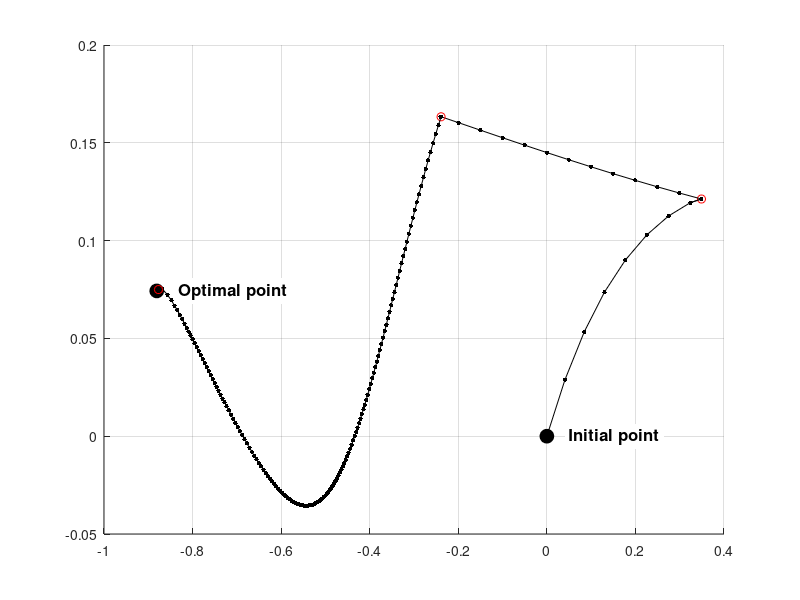

MATLAB code to generate this figure:
%%%
% MPC-425, Exercise 2
%%%


function ex2

clc;
clear;
close all;

% Problem:
%  min  0.5 * z' * prob.H * z + prob.q' * z
%  s.t. prob.G * z <= prob.d

%% Choose problem parameters
dim   = 2; % Number of optimization variables
speed = 'slow'; % set to 'fast' for fast convergence, and 'slow' to see what's going on
seed  = ceil(100*rand); % Set to any integer to choose the randomly generated problem

[prob,opt] = setupEx2(dim, speed, seed);

% Change this parameter for exercise 2
 opt.mu      = 5e-3;


%%%%%%%%%%%%%%%%%%% THE BARRIER METHOD %%%%%%%%%%%%%%%%%%%
%%%%%%%%%%%%%%%%%%% THE BARRIER METHOD %%%%%%%%%%%%%%%%%%%

% Initialize
kappa = opt.kappa0;
z     = prob.z0;
zprev = z;

% Outer loop
stats.outerIterations = 0;
stats.innerIterations = 0;
tic
while kappa > opt.epsilon % Stop once the barrier term is small
  stats.outerIterations = stats.outerIterations + 1;
  
  % Inner loop (centering step)
  while 1
    stats.innerIterations = stats.innerIterations + 1;
    if any(prob.d-prob.G*z < 0), error('Current point z is not feasible'); end

    %vvvvvvvvvvvvvvvv YOUR CODE HERE vvvvvvvvvvvvvvvvvvv

    % Compute search direction 
    
    % Computing matrix sum(1/(di-giz)2*gi.Tgi)
    sum1 = (repmat(1./(prob.d-prob.G*z).^2, 1, size(z, 1)).*prob.G)'*prob.G;
    
    
    % Computing vector sum(1/(di-giz)*gi.T)
    sum2 = sum((repmat(1./(prob.d-prob.G*z), 1, size(z, 1)).*prob.G), 1)';
    
    % Solving fullHessian*Dz = -fullGrad
    fullHessian = prob.H + kappa*sum1;
    fullGrad = prob.H*z+prob.q+kappa*sum2;
    Dz = -linsolve(fullHessian,fullGrad);

    %^^^^^^^^^^^^^^^^ YOUR CODE HERE ^^^^^^^^^^^^^^^^^^^

    if dim == 2, plot([z(1);zprev(1)],[z(2);zprev(2)],'k.-','markersize',10); drawnow; end

    t = 1;

    % Reduce t until z+t*Dz is feasible
    % (Backtrack for feasibility)
    % Use opt.beta / opt.alpha as the backtracking parameters

    while t > opt.epsilon && any(prob.G*(z+t*Dz) > prob.d)
      t = opt.beta*t;
    end

    % Reduce t to minimize f(z+t*Dz)
    % Use opt.beta / opt.alpha as the backtracking parameters

    while t > opt.epsilon
      fup   = prob.f(z+t*Dz) + kappa * prob.phi(z+t*Dz); 
      df    = prob.gradF(z)  + kappa * prob.gradPhi(z);
      fdown = prob.f(z)      + kappa * prob.phi(z) + opt.alpha*t*df'*Dz;

      if fup < fdown, break; end
      t=opt.beta*t;
    end

    % Termination condition
    % We stop if we're no longer making any progress, either because the
    % step size t is very small, or the size of the gradient is very small
    if t < opt.epsilon || norm(Dz) < opt.epsilon, break; end
    
    % Slow down convergence so we can see what's going on
    if opt.slow, t = min([t t/(20*norm(Dz)) ]); end
    
    % Take step
    zprev = z;
    z = z + t*Dz;
  end

  if dim == 2, plot(z(1),z(2),'ro'); drawnow; end

  % Decrease barrier parameter
  kappa = kappa * opt.mu;
end
stats.solveTime = toc;

%%%%%%%%%%%%%%%%%%% THE BARRIER METHOD %%%%%%%%%%%%%%%%%%%
%%%%%%%%%%%%%%%%%%% THE BARRIER METHOD %%%%%%%%%%%%%%%%%%%

%%
% Solve the optimization problem and compare
tic
[zopt,fval,flag] = quadprog(prob.H,prob.q,prob.G,prob.d);
stats.quadprogSolveTime = toc;
if flag ~= 1, error('Could not solve optimization problem'); end

fprintf('---------------------\n');
fprintf('Your optimal cost: %f\n', prob.f(z));
fprintf('True optimal cost: %f\n', fval);
fprintf('Error = %f\n\n', abs(prob.f(z) - fval));


if dim==2
  fprintf('---------------------\n');
  fprintf('Your optimal solution: [%.3f %.3f]\n', z(1), z(2));
  fprintf('True optimal solution: [%.3f %.3f]\n', zopt(1), zopt(2));
  fprintf('Norm of error = %f\n\n', norm(z-zopt));
end

fprintf('---------------------\n');
fprintf('Solution statistics:\n');
fprintf('  Number of outer iterations:         %i\n', stats.outerIterations);
fprintf('  Total number of inner iterations: %.2f\n', stats.innerIterations);
fprintf('  Solve time:                         %.2f seconds\n', stats.solveTime);
fprintf('  Matlab solve time:                  %.2f seconds\n', stats.quadprogSolveTime);


end

function [prob, opt] = setupEx2(dim, speed, seed)
%
% Setup a random quadratic program
%

%% Create a random quadratic program with dim variables
prob = randomQP(dim, seed);

%% Plot the problem
if dim == 2
  plotOptimization(prob);
end

%% Barrier method parameters
% Select 'true' for slow convergence, so you can see the central path.
% Select 'false' for standard, fast convergence
opt = setBarrierParameters(strncmp(speed, 'slow', 1));

end

%% Set the optimization parameters
function opt = setBarrierParameters(isSlow)
if isSlow
  % Use these parameters for "slow" convergence, so you can see the central path
  opt.kappa0  = 100;   % Initial value of barrier parameter
  opt.alpha   = 0.02;  % Line search parameters
  opt.beta    = 0.9;
  opt.mu      = 0.8;   % Decrease rate for barrier parameter
  opt.epsilon = 1e-3;  % Optimality tolerance
  opt.slow    = true;
else
  % Use these parameters for "fast" convergence, to solve the optimization problem
  opt.kappa0  = 1;
  opt.alpha   = 0.02;
  opt.beta    = 0.7;
  opt.mu      = 1e-2;
  opt.epsilon = 1e-8;
  opt.slow    = false;
end
end

%% Plot the optimization problem (if it is 2D)
function plotOptimization(prob)
if prob.dim ~= 2
  fprintf('Can only plot two dimensional optimization problems\n');
  return
end
clf; hold on; grid on;
try
  plot(polytope(prob.G,prob.d),struct('shade',0,'linewidth',3))
  %plotPolyLine(polytope(prob.G,prob.d),'k',3);
  
  %[X,Y] = gridPolytope(polytope(prob.G,prob.d),50);
  [B,l,u]=bounding_box(polytope(prob.G,prob.d));
  [X,Y] = meshgrid(linspace(l(1)-0.1,u(1)+0.1,50),linspace(l(2)-0.1,u(2)+0.1,50));
  F = 0*X;
  for i = 1:size(X,1)
    for j = 1:size(X,2)
      z = [X(i,j);Y(i,j)];
      F(i,j) = prob.f(z);
    end
  end
  contour(X,Y,F,20);
catch
  warning('Could not plot the constraints - possibly MPT is not installed?');
end

% Compute optimal solution and plot
try
  [zopt,fval,flag] = quadprog(prob.H,prob.q,prob.G,prob.d);
  if flag ~= 1, error('Could not solve optimization problem'); end
  plot(zopt(1),zopt(2),'ko','markersize',10,'markerfacecolor','k');
  text(zopt(1)+0.05,zopt(2),'Optimal point','fontweight','bold','fontsize',12,'backgroundcolor','w');
  plot(prob.z0(1),prob.z0(2),'ko','markersize',10,'markerfacecolor','k');
  text(prob.z0(1)+0.05,prob.z0(2),'Initial point','fontweight','bold','fontsize',12,'backgroundcolor','w');
catch
  warning('Could not compute the optimal solution - possibly optimization toolbox isn''t installed?');
end

% Compute analytic center and plot
try
  x = sdpvar(size(prob.G,2),1);
  dd = solvesdp([prob.d-prob.G*x >= 0], -geomean(prob.d-prob.G*x));
  if dd.problem ~= 0, error('Could not compute analytic center'); end
  x = double(x);
  plot(x(1),x(2),'ko','markersize',10,'markerfacecolor','k');
  text(x(1)+0.05,x(2),'Analytic center','fontweight','bold','fontsize',12,'backgroundcolor','w');
  axis tight
catch
  warning('Could not compute analytic center - possibly YALMIP isn''t installed?');
end

end

%% Create a random quadratic program
function prob = randomQP(dim, seed)

% Number of optimization variables
prob.dim = dim;

% Set the seed of the random generator so we can get the same 'random'
% problem twice if we want
randn('state',seed);

% Create the problem
%  min  0.5 z'Hz + q'z s.t. Gx <= d
prob.G  = randn(5*dim,dim);
prob.d  = ones(5*dim,1);
prob.H  = randn(dim); prob.H = prob.H * prob.H';
prob.q  = randn(dim,1);

% We've chosen d = 1, so the point 0 is always in the interior of the
% constraints
prob.z0 = zeros(dim,1);

% Helper functions
prob.f       = @(z) 0.5*z'*prob.H*z + prob.q'*z;
prob.gradF   = @(z) prob.H*z + prob.q;
prob.phi     = @(z) sum(-log(prob.d-prob.G*z));
prob.gradPhi = @(z) prob.G'*diag(1./(prob.d-prob.G*z))*ones(length(prob.d),1);

end
